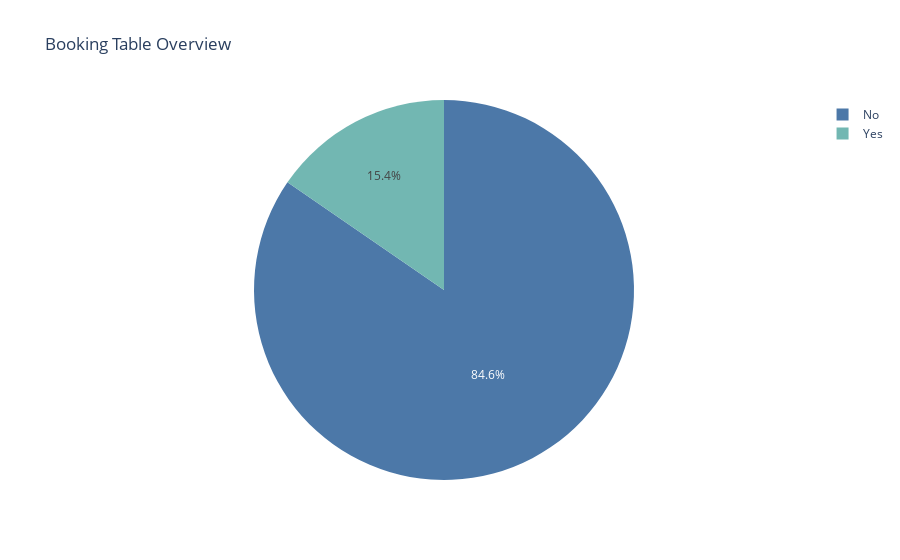

Write notebook code for a chart like this one.
### Code cell
fig = px.pie(updated_df, names='book_table', 
             title='Booking Table Overview',
             color_discrete_sequence=['#4c78a8', '#72b7b2', '#6b92bc'])
fig.show()

### Figure 1 — Plotly figure (JSON) as saved in the notebook; plotly's stock layout.template omitted (floating-point values rounded to 4 significant figures; data arrays with more than 128 entries replaced by an {"elided": "..."} marker saying what was removed)
{"data": [{"domain": {"x": [0, 1], "y": [0, 1]}, "hovertemplate": "book_table=%{label}<extra></extra>", "labels": {"elided": "38557 str values"}, "legendgroup": "", "name": "", "showlegend": true, "type": "pie"}], "layout": {"legend": {"tracegroupgap": 0}, "piecolorway": ["#4c78a8", "#72b7b2", "#6b92bc"], "title": {"text": "Booking Table Overview"}}}
